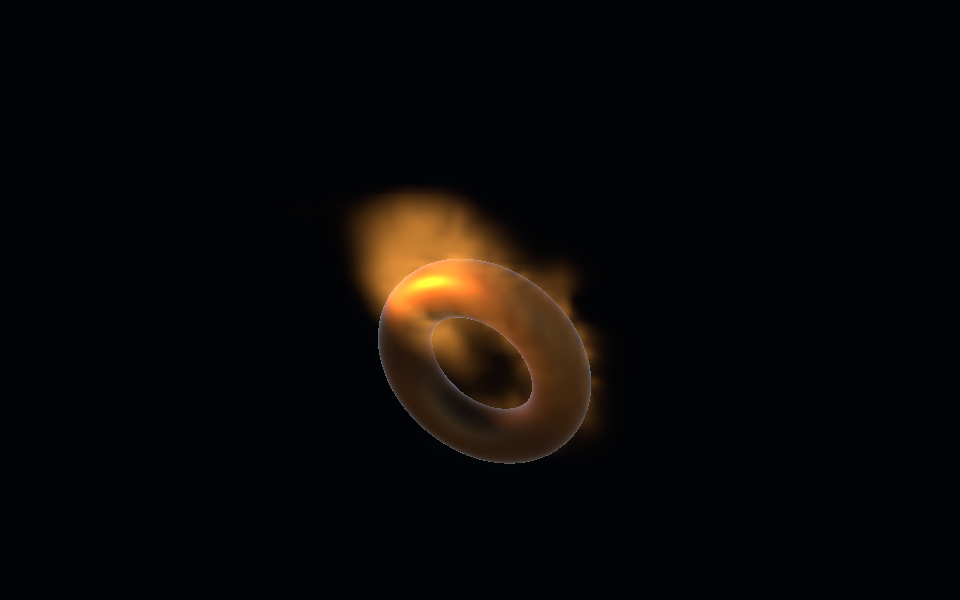
#> input picture Assets/UnityShadowBakeTest/VolumeSmoke3D/Preview/Lighting/04-composite.png, 960 x 600 px, found by its file name
$ python generate_lighting_sheet.py
#> lines starting #> are read from the running program, lines starting #| are printed output that depends on the picture
"""Arrange actual Unity debug captures; no synthetic simulation imagery."""
from pathlib import Path
import matplotlib
matplotlib.use('Agg')
import matplotlib.pyplot as plt
from matplotlib.font_manager import FontProperties
import argparse

parser = argparse.ArgumentParser()
parser.add_argument('--font', default='C:/Windows/Fonts/msyh.ttc')
args = parser.parse_args()
font = FontProperties(fname=args.font)
root = Path(__file__).resolve().parents[3]
folder = root / 'Assets/VolumeSmoke3D/Preview/Lighting'
views = [
    ('04-composite.png', '最终合成：圆环与烟雾受聚光灯照明'),
    ('View-DensityIntegral.png', '沿观察射线的累积密度'),
    ('View-ViewTransmittance.png', '观察透射率：白色可透过，黑色吸收'),
    ('View-Scattering.png', '积分散射光：剥离背景颜色'),
    ('View-IncidentLightSlice.png', '三维入射光切片：锥形与距离衰减'),
    ('View-LightTransmittanceSlice.png', '光路透射率切片：烟雾吸收光线'),
]
fig, axes = plt.subplots(2, 3, figsize=(18, 10), dpi=150, facecolor='#f4f6f9')
for ax, (file, title) in zip(axes.flat, views):
    ax.imshow(plt.imread(folder / file))
    ax.set_title(title, fontproperties=font, fontsize=12, pad=10, color='#203346')
    ax.axis('off')
fig.suptitle('实际 GPU 渲染与中间结果 · 64³ 烟雾 / 场景聚光灯', fontproperties=font, fontsize=22, color='#203346', y=.99)
fig.text(.5, .01, '切片为独立轴向诊断图；密度/光照采用可视化映射，透射率直接显示 0–1。', fontproperties=font, fontsize=11, ha='center', color='#586b7e')
fig.subplots_adjust(left=.03, right=.97, bottom=.07, top=.90, hspace=.30, wspace=.08)
output = Path(__file__).resolve().parents[1] / 'images/lighting-contact-sheet.png'
fig.savefig(output, facecolor=fig.get_facecolor())
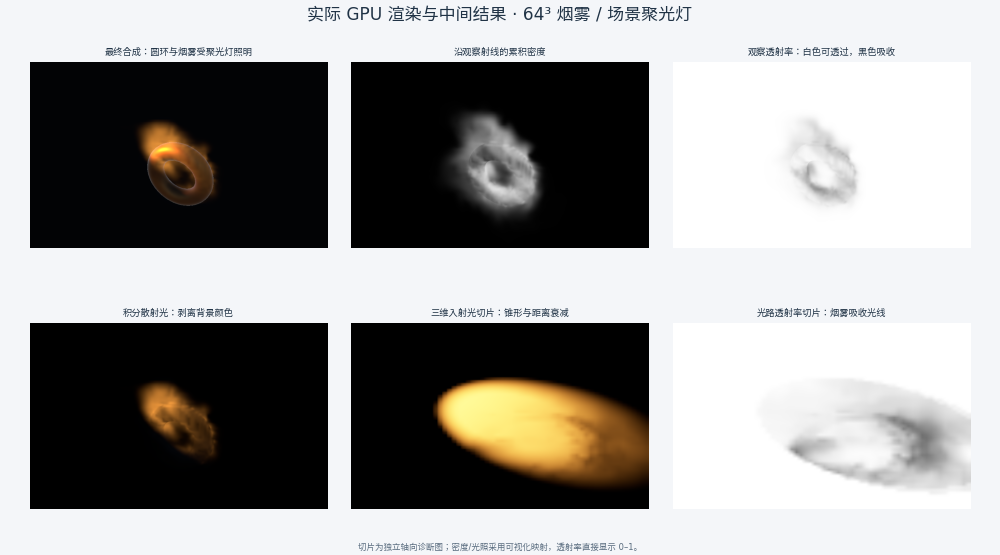
#> figure drawn by matplotlib, 6 panels
print(output)
